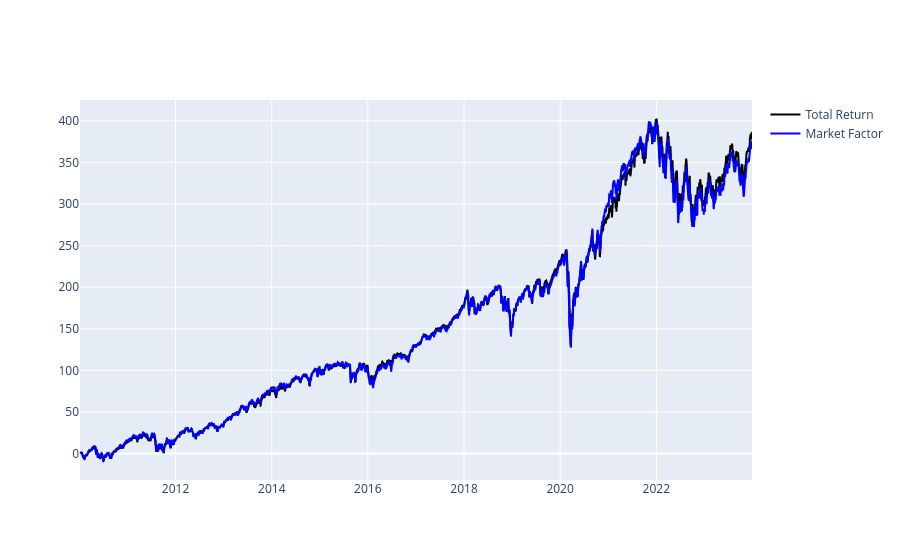

Here is the notebook cell this chart was saved with:
### Code cell
# Visualize cumulative factor attribution
fig = go.Figure()

fig.add_trace(
    go.Scatter(
        x=cum_attribution.index,
        y=cum_attribution["Total Return"] * 100,
        name="Total Return",
        line=dict(color="black", width=2),
    )
)

fig.add_trace(
    go.Scatter(
        x=cum_attribution.index,
        y=cum_attribution["Mkt Contribution"] * 100,
        name="Market Factor",
        line=dict(color="blue"),
    )
)

### Figure 1 — Plotly figure (JSON) as saved in the notebook; plotly's stock layout.template omitted (floating-point values rounded to 4 significant figures; data arrays with more than 128 entries replaced by an {"elided": "..."} marker saying what was removed)
{"data": [{"line": {"color": "black", "width": 2}, "name": "Total Return", "type": "scatter", "x": {"elided": "3521 str values"}, "y": {"elided": "3521 float values"}}, {"line": {"color": "blue"}, "name": "Market Factor", "type": "scatter", "x": {"elided": "3521 str values"}, "y": {"elided": "3521 float values"}}], "layout": {}}
